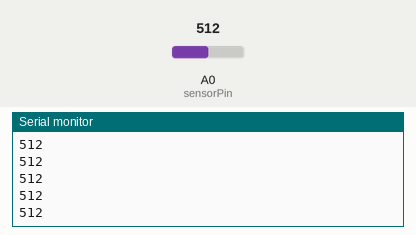
Simulated run of this sketch. Board: Arduino Uno, built with avr-gcc and run on an emulated ATmega328P. On the bench: the last lines printed to the serial monitor. The test bench sets the inputs (shaded band); at power-on: A0 (sensorPin) = 512.

Above: at 1.2 s.
1.3 s: A0 (sensorPin) set to 716
At 1.8 s:
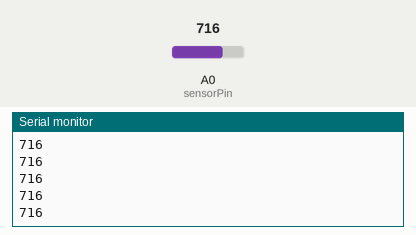
2.8 s: A0 (sensorPin) set to 900
At 3.5 s:
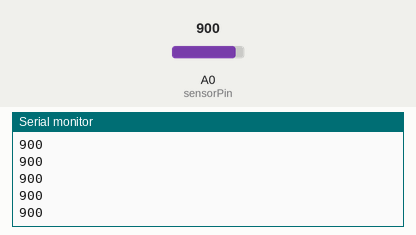
Timing chart, 0 to 5.8 s (numbered marks = the images above; inputs shaded):
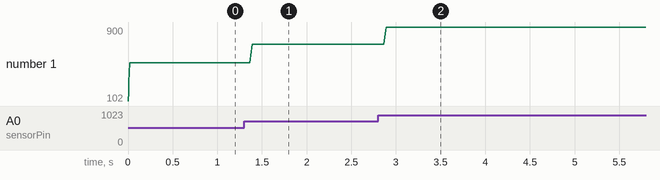

Measured:
- after the input at 1.3 s, the serial monitor: prints a new line after 0.07 s (image 1)
- after the input at 2.8 s, the serial monitor: prints a new line after 0.07 s (image 2)
- plotted number 1: 512 → 716 after the input at 1.3 s, 716 → 900 after the input at 2.8 s

The sketch:

runningAverage.ino
```cpp
const int numVals = 5;

int sensorVals [numVals];
int index;
int total;
int avg;

int sensorPin = A0;

void setup() {

  Serial.begin(9600);

  pinMode(sensorPin, INPUT);
  index = total = 0;
  for(int i = 0; i < numVals; i++){
    sensorVals[i] = 0;
  }
}

void loop() {

  total = total - sensorVals[index];

  sensorVals[index] = analogRead(sensorPin);

  total = total + sensorVals[index];

  index+=1;
  if(index >= numVals) index=0;

  avg = total / numVals;

  Serial.println(avg);

  delay(1);


}
```
